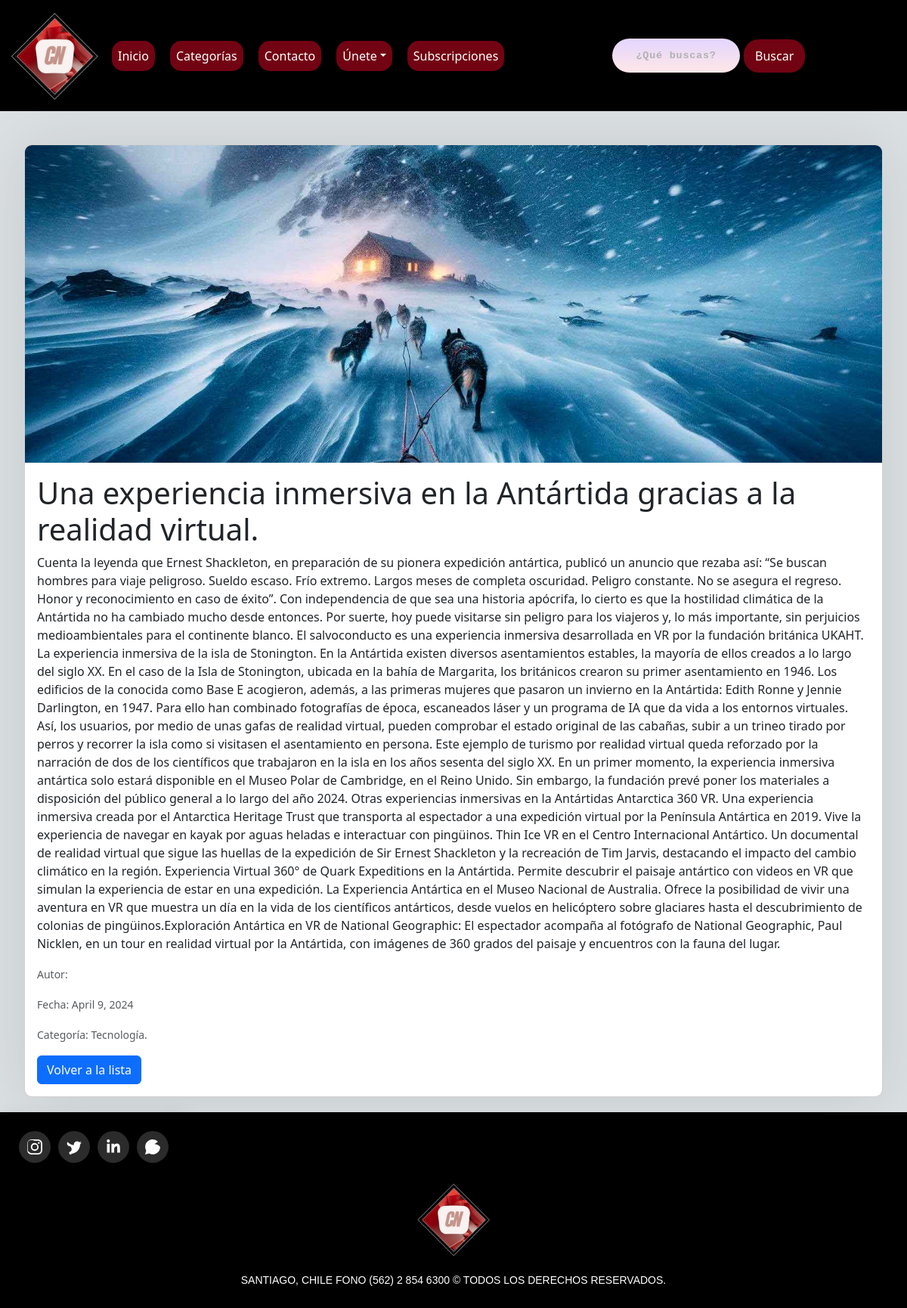
The page /noticias/2/ on the database its author committed.
### noticiero/models.py (models this page shows, shortened)
class Noticia(models.Model):
    titulo = models.CharField(max_length=255)
    autor = models.CharField(max_length=100)  # Cambiar a campo de texto
    fecha_publicacion = models.DateField()
    categoria = models.CharField(max_length=100)
    contenido = models.TextField()
    imagen = models.ImageField(upload_to='noticias_imagenes/', blank=True, null=True)
    imagen2 = models.ImageField(upload_to='noticias_imagenes/', blank=True, null=True)

### noticiero/views.py (the view)
# urls.py: path('noticias/<int:pk>/', views.detalle_noticia, name='detalle_noticia'),
def detalle_noticia(request, pk):
    noticia = get_object_or_404(Noticia, pk=pk)
    return render(request, 'noticiero/noticias/detalle_noticia.html', {'noticia': noticia})

### noticiero/templates/noticiero/noticias/detalle_noticia.html
{% extends 'noticiero/base.html' %}
{% block content %}
<div class="container mt-4">
    <div class="card">
        <img src="{{ noticia.imagen.url }}" class="card-img-top" alt="{{ noticia.titulo }}">
        <div class="card-body">
            <h1 class="card-title">{{ noticia.titulo }}</h1>
            <p class="card-text">{{ noticia.contenido }}</p>
            <p class="card-text"><small class="text-muted">Autor: {{ noticia.autor.username }}</small></p>
            <p class="card-text"><small class="text-muted">Fecha: {{ noticia.fecha_publicacion }}</small></p>
            <p class="card-text"><small class="text-muted">Categoría: {{ noticia.categoria }}</small></p>
            <a href="{% url 'lista_noticias' %}" class="btn btn-primary">Volver a la lista</a>
        </div>
    </div>
</div>
{% endblock %}

### noticiero/static/css/styles.css (style rules this page uses)
html, body { height: 100%; }
body { display: flex; flex-direction: column; }
.card { overflow: hidden; position: relative; border-radius: 10px; box-shadow: 0 4px 80px rgba(0, 0, 0, 0.1); transition: transform 0.5s ease; width: 100%; margin: 0px; }
img { display: block; width: 100%; height: 420px; object-fit: cover; -ms-flex-item-align: center; -webkit-align-self: center; align-self: center; -webkit-flex: 0 0 auto; flex: 0 0 auto; }
.container { max-width: 1200px; margin: 0 auto; padding: 20px; }

### rows shown on the page
Noticia: imagen (picture), titulo "Una experiencia inmersiva en la Antártida gracias a la realidad virtual.", contenido "Cuenta la leyenda que Ernest Shackleton, en preparación de su pionera expedición antártica, publicó un anuncio que rezaba así: “Se buscan hombres para viaje peligroso. Sueldo escaso. Frío extremo. Largos meses de completa oscuridad. Peligro constante. No se asegura el regreso. Honor y reconocimiento en caso de éxito”. Con independencia de que sea una historia apócrifa, lo cierto es que la hostilidad climática de la Antártida no ha cambiado mucho desde entonces. Por suerte, hoy puede visitarse sin peligro para los viajeros y, lo más importante, sin perjuicios medioambientales para el continente blanco. El salvoconducto es una experiencia inmersiva desarrollada en VR por la fundación…", fecha_publicacion "April 9, 2024", categoria "Tecnología."
